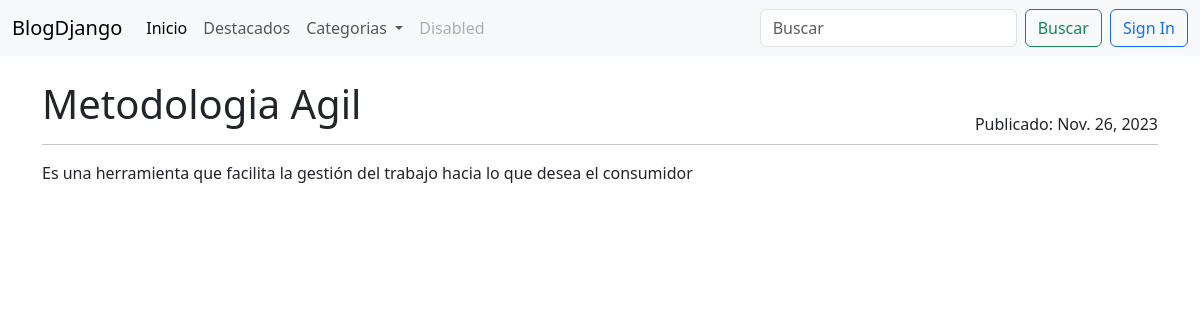
Page /post/metodologia on the committed database.
### blogs/models.py (models this page shows, shortened)
class Post(models.Model):
    title = models.CharField(max_length=255)
    slug = models.SlugField(unique=True)
    overview = models.TextField()
    date_created = models.DateTimeField(auto_now_add=True)
    content = models.TextField()
    author = models.ForeignKey(settings.AUTH_USER_MODEL, on_delete=models.PROTECT)
    categories = models.ManyToManyField('Categorias')
    featured = models.BooleanField(default=False)
    pub_date =models.DateTimeField(default=timezone.now)
    class Meta:
        ordering = ["-date_created"]

### blogs/views.py (the view)
class PostDetailView(generic.DetailView):
   model = Post
   queryset = Post.objects.filter(featured= True).filter(
         pub_date__lte= timezone.now()
   )
   def get_context_data(self, **kwargs):
      context = super().get_context_data(**kwargs)
      context['categorias'] = Categorias.objects.all()
      return context

### blogs/templates/blogs/post_detail.html
{% extends 'base.html' %}
{% block content %}
<div class="container-xxl bd-gutter mt-3 my-md-4 bd-layout">
    <main class="container">
        <div class="row g-5">
          <div class "col-md-12">
            <div class"row">
                <div class="d-flex justify-content-between">
                    <h1>{{ post.title }}</h1>
                    <div class="align-self-end">Publicado: {{ post.pub_date.date }}</div>
                </div>
            </div>
            <hr class="d-none d-md-block my-2 mb-3 mt-2">
            <p>{{ post.content }}</p>
        </div>
    </main>
</div>
{%endblock content%}

### rows in the picture
Post: title "Metodologia Agil", pub_date "Nov. 26, 2023", content "Es una herramienta que facilita la gestión del trabajo hacia lo que desea el consumidor"
